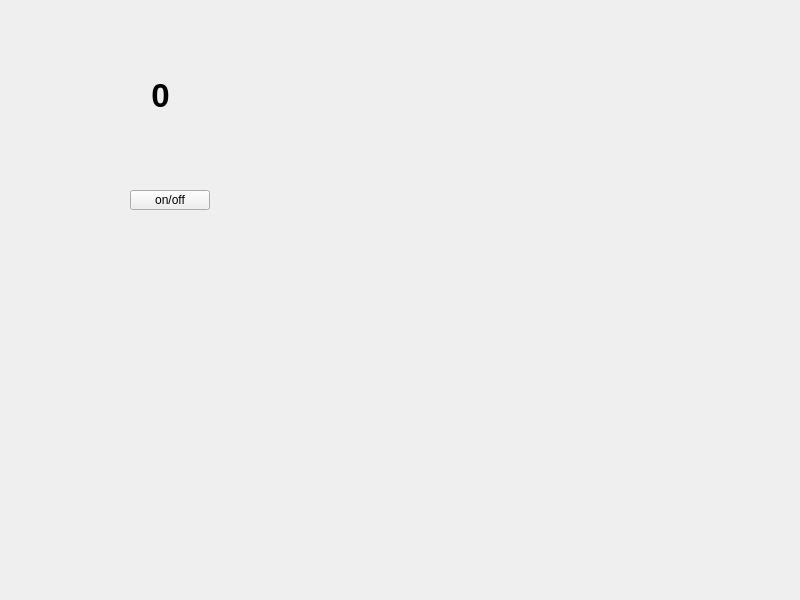
<?xml version="1.0" encoding="UTF-8"?>
<ui version="4.0">
 <class>Widget</class>
 <widget class="QWidget" name="Widget">
  <property name="geometry">
   <rect>
    <x>0</x>
    <y>0</y>
    <width>800</width>
    <height>600</height>
   </rect>
  </property>
  <property name="windowTitle">
   <string>Widget</string>
  </property>
  <widget class="QLabel" name="rich_Label">
   <property name="geometry">
    <rect>
     <x>100</x>
     <y>70</y>
     <width>121</width>
     <height>51</height>
    </rect>
   </property>
   <property name="font">
    <font>
     <pointsize>25</pointsize>
     <weight>75</weight>
     <bold>true</bold>
    </font>
   </property>
   <property name="text">
    <string>0</string>
   </property>
   <property name="alignment">
    <set>Qt::AlignCenter</set>
   </property>
  </widget>
  <widget class="QPushButton" name="pushButton">
   <property name="geometry">
    <rect>
     <x>130</x>
     <y>190</y>
     <width>80</width>
     <height>20</height>
    </rect>
   </property>
   <property name="text">
    <string>on/off</string>
   </property>
  </widget>
 </widget>
 <resources/>
 <connections/>
</ui>
